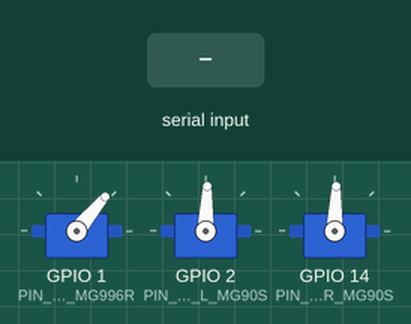
Recording of a sketch running on a simulated ESP32-S3. On the bench: 3 × servo. The inputs (shaded band) are chosen by the test bench. Servo pulses on a pin are drawn as a servo (544–2400 µs = 0–180°); what the sketch prints to the serial monitor is not drawn.

Above: at 3.6 s.
3.7 s: "grip 0\n" received over Serial
At 4.8 s:
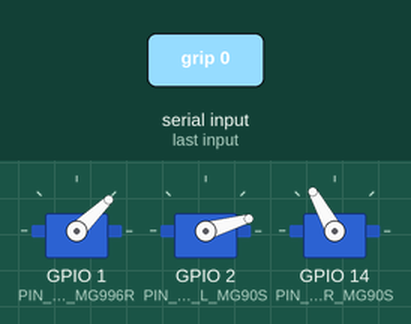
5.2 s: "auto\n" received over Serial
8.2 s: "grip 100\n" received over Serial
At 9.4 s:
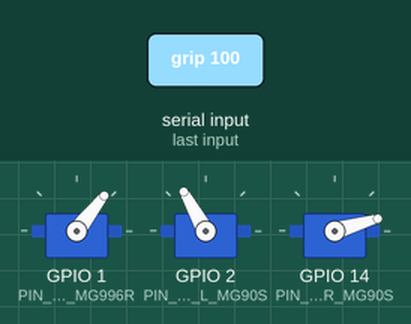
9.7 s: "grip 90\n" received over Serial
At 10.9 s:
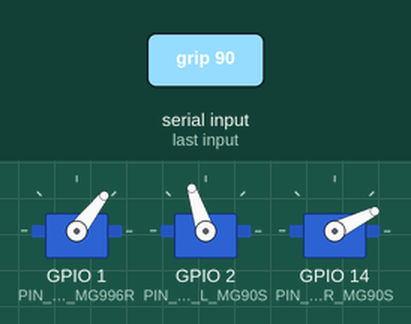
11.2 s: "auto\n" received over Serial
17.2 s: "grip 100\n" received over Serial
At 17.7 s:
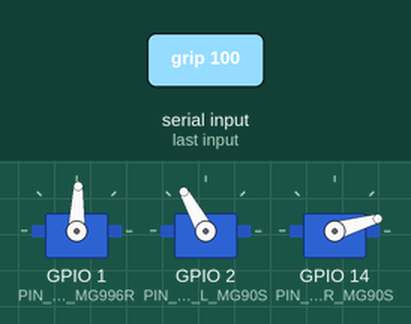
Timing chart, 0 to 19.7 s (numbered marks = the images above; inputs shaded):
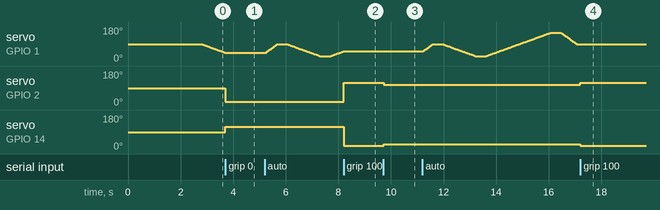

The sketch:

servo_test_esp32.ino
```cpp
/**
 * =============================================================================
 * @file        servo_test_esp32/servo_test_esp32.ino
 * @project     ISY49303 IoT — Group01_Project (4-DOF Robotic Arm Digital Twin)
 * @board       GOOUUU ESP32-S3-CAM (ESP32-S3-WROOM-1 N16R8)
 * @description เฟิร์มแวร์สำหรับทดสอบการทำงานเบื้องต้นของ Servo Motor จริง 3 ตัว
 *              (MG996R จำนวน 1 ตัวที่ฐาน + MG90S จำนวน 2 ตัวที่มือหนีบซ้าย/ขวา)
 *              ก่อนประกอบเข้ากับโครงแขนกลและเชื่อมต่อ Dashboard
 * -----------------------------------------------------------------------------
 * @pinout (ตรงกับ arduino_servo_bridge.ino สำหรับ GOOUUU ESP32-S3-CAM)
 *   - Servo 1 (MG996R  — Base Yaw / หมุนฐาน)             : GPIO 1  [LEDC CH 0]
 *   - Servo 2 (MG90S#1 — Gripper Left Claw / ก้ามหนีบซ้าย) : GPIO 2  [LEDC CH 1]
 *   - Servo 3 (MG90S#2 — Gripper Right Claw / ก้ามหนีบขวา) : GPIO 14 [LEDC CH 2]
 * @pwm_architecture
 *   - ใช้ Native ESP32 Hardware LEDC (50 Hz, 14-bit) ล็อก Channel แยกอิสระ 0/1/2
 *     พร้อม gpio_reset_pin() เลี่ยงปัญหาขา JTAG (GPIO 41) และปัญหา ESP32Servo ชน Channel 0
 *   - รองรับทั้ง Arduino-ESP32 Core v3.x และ v2.x โดยไม่ต้องติดตั้งไลบรารี ESP32Servo
 * @wiring_note
 *   - สายสัญญาณ (ส้ม/เหลือง) -> ขา GPIO 1, GPIO 2, GPIO 14 บนบอร์ด GOOUUU ESP32-S3-CAM
 *   - สายไฟเลี้ยง (แดง)       -> แหล่งจ่ายไฟ 5V ภายนอก (3A–5A ขึ้นไป) ห้ามดึงจากบอร์ด/USB
 *   - สายกราวด์ (น้ำตาล/ดำ)   -> ต่อเข้า GND ของแหล่งจ่าย 5V และต่อร่วม (Common GND) กับบอร์ด
 * @usage
 *   1. ติดตั้งบอร์ด "esp32" by Espressif Systems (v2.x หรือ v3.x) ใน Arduino IDE
 *   2. เลือก Board = "ESP32S3 Dev Module", Flash = "16MB (128Mb)", PSRAM = "OPI PSRAM"
 *   3. เสียบสาย USB-C ช่อง "UART" อัปโหลดแล้วเปิด Serial Monitor ที่ 115200 baud
 *   4. คำสั่งควบคุมผ่าน Serial Monitor:
 *      - "<1-3> <0-180>" เช่น "1 90", "2 45", "3 135" : สั่งหมุน Servo แยกทีละตัว
 *      - "grip <0-100>"  เช่น "grip 0" (หนีบ), "grip 100" (อ้า) : ทดสอบมือหนีบ 2 ข้างพร้อมกัน
 *      - "home" : ตั้งทุกตัวไปที่กึ่งกลาง 90 องศา (สำหรับขันนอต Servo Horn)
 *      - "stop" / "auto" / "help"
 * =============================================================================
 */

#include <driver/gpio.h>

// -----------------------------------------------------------------------------
// SECTION 01: กำหนดขา Pin และพารามิเตอร์ Native LEDC PWM (GOOUUU ESP32-S3-CAM)
// -----------------------------------------------------------------------------
const int PIN_BASE_MG996R   = 1;  // Servo 1: MG996R  — Base Yaw (หมุนฐาน)        [LEDC CH 0]
const int PIN_GRIP_L_MG90S  = 2;  // Servo 2: MG90S#1 — Gripper Left (ก้ามซ้าย)   [LEDC CH 1]
const int PIN_GRIP_R_MG90S  = 14; // Servo 3: MG90S#2 — Gripper Right (ก้ามขวา)  [LEDC CH 2]

// ช่วงพัลส์มาตรฐานสำหรับ MG996R และ MG90S (Native LEDC 50 Hz, 14-bit, 500..2400 us)
const uint32_t SERVO_FREQ_HZ   = 50;
const uint8_t  SERVO_PWM_RES   = 14;
const uint32_t SERVO_PWM_MAX   = (1UL << SERVO_PWM_RES) - 1; // 16383
const uint32_t SERVO_PERIOD_US = 20000UL;
const int      SERVO_MIN_US    = 500;
const int      SERVO_MAX_US    = 2400;
const unsigned long SERIAL_BAUD = 115200;

// ช่วงปลอดภัยสำหรับทดสอบมือหนีบซ้าย/ขวา (กลับทิศฝั่งขวาเพื่อให้หนีบเข้าหากันแบบสมมาตร)
const int GRIP_HW_MIN = 20;
const int GRIP_HW_MAX = 120;

const int servoPins[3] = { PIN_BASE_MG996R, PIN_GRIP_L_MG90S, PIN_GRIP_R_MG90S };
const uint8_t servoChannels[3] = { 0, 1, 2 };
const char* servoNames[3] = {
  "Servo 1 (MG996R  - Base Yaw      | GPIO 1  | CH 0)",
  "Servo 2 (MG90S#1 - Gripper Left  | GPIO 2  | CH 1)",
  "Servo 3 (MG90S#2 - Gripper Right | GPIO 14 | CH 2)"
};

int currentAngle[3] = { 90, 90, 90 };
bool autoTestEnabled = true;

// -----------------------------------------------------------------------------
// SECTION 02: ฟังก์ชันช่วยขับ Native LEDC และรับคำสั่งจาก Serial Monitor
// -----------------------------------------------------------------------------

bool attachServoChannel(int pin, uint8_t channel) {
  gpio_reset_pin((gpio_num_t)pin);
#if defined(ESP_ARDUINO_VERSION_MAJOR) && (ESP_ARDUINO_VERSION >= ESP_ARDUINO_VERSION_VAL(3, 0, 0))
  return ledcAttachChannel(pin, SERVO_FREQ_HZ, SERVO_PWM_RES, channel);
#else
  ledcSetup(channel, SERVO_FREQ_HZ, SERVO_PWM_RES);
  ledcAttachPin(pin, channel);
  return true;
#endif
}

void writeServoChannel(uint8_t channel, int angleDeg) {
  angleDeg = constrain(angleDeg, 0, 180);
  uint32_t pulseUs = (uint32_t)map(angleDeg, 0, 180, SERVO_MIN_US, SERVO_MAX_US);
  uint32_t duty = (uint32_t)(((uint64_t)pulseUs * SERVO_PWM_MAX + (SERVO_PERIOD_US / 2)) / SERVO_PERIOD_US);
#if defined(ESP_ARDUINO_VERSION_MAJOR) && (ESP_ARDUINO_VERSION >= ESP_ARDUINO_VERSION_VAL(3, 0, 0))
  ledcWriteChannel(channel, duty);
#else
  ledcWrite(channel, duty);
#endif
}

void printHelp() {
  Serial.println("------------------------------------------------------------");
  Serial.println("คำสั่ง Serial Monitor (115200 baud) — GOOUUU ESP32-S3-CAM:");
  Serial.println("  <1-3> <0-180>  เช่น '1 45' (Base GPIO1), '2 60' (GripL GPIO2), '3 120' (GripR GPIO14)");
  Serial.println("  grip <0-100>   ทดสอบมือหนีบ 2 ข้างพร้อมกันแบบสมมาตร (0=ปิด, 100=อ้า)");
  Serial.println("  home           สั่ง Servo ทั้ง 3 ตัวไปที่ 90 องศา (กึ่งกลาง)");
  Serial.println("  stop           หยุดโหมดทดสอบอัตโนมัติ");
  Serial.println("  auto           เปิดโหมดทดสอบอัตโนมัติอีกครั้ง");
  Serial.println("------------------------------------------------------------");
}

void setServoAngle(int index, int angle) {
  if (index < 0 || index >= 3) return;
  angle = constrain(angle, 0, 180);
  writeServoChannel(servoChannels[index], angle);
  currentAngle[index] = angle;
}

void setAllServos(int angle) {
  angle = constrain(angle, 0, 180);
  for (int i = 0; i < 3; i++) {
    setServoAngle(i, angle);
  }
}

void setSymmetricGripPercent(int pct) {
  pct = constrain(pct, 0, 100);
  int leftDeg = map(pct, 0, 100, GRIP_HW_MIN, GRIP_HW_MAX);
  int rightDeg = map(100 - pct, 0, 100, GRIP_HW_MIN, GRIP_HW_MAX);
  setServoAngle(1, leftDeg);
  setServoAngle(2, rightDeg);
}

bool checkSerialCommand() {
  if (Serial.available() <= 0) return false;

  String cmd = Serial.readStringUntil('\n');
  cmd.trim();
  cmd.toLowerCase();
  if (cmd.length() == 0) return false;

  if (cmd == "stop") {
    autoTestEnabled = false;
    Serial.println("[CMD] หยุดโหมดทดสอบอัตโนมัติแล้ว (พิมพ์ 'auto' เพื่อเริ่มใหม่)");
    return true;
  }

  if (cmd == "auto") {
    autoTestEnabled = true;
    Serial.println("[CMD] เปิดโหมดทดสอบอัตโนมัติ");
    return false;
  }

  if (cmd == "home") {
    autoTestEnabled = false;
    setAllServos(90);
    Serial.println("[CMD] ตั้ง Servo ทั้ง 3 ตัวไปที่ 90 องศา (Home) และหยุดโหมดอัตโนมัติ");
    return true;
  }

  if (cmd == "help") {
    printHelp();
    return false;
  }

  // รูปแบบ "grip <0-100>"
  int gripPct = 0;
  if (sscanf(cmd.c_str(), "grip %d", &gripPct) == 1) {
    autoTestEnabled = false;
    gripPct = constrain(gripPct, 0, 100);
    setSymmetricGripPercent(gripPct);
    Serial.print("[CMD] Dual Gripper -> ");
    Serial.print(gripPct);
    Serial.print("% (Left=");
    Serial.print(currentAngle[1]);
    Serial.print("°, Right=");
    Serial.print(currentAngle[2]);
    Serial.println("°)");
    return true;
  }

  // รูปแบบ "<หมายเลข 1-3> <องศา 0-180>"
  int id = 0;
  int deg = 90;
  if (sscanf(cmd.c_str(), "%d %d", &id, &deg) == 2) {
    if (id >= 1 && id <= 3) {
      autoTestEnabled = false;
      deg = constrain(deg, 0, 180);
      setServoAngle(id - 1, deg);
      Serial.print("[CMD] ");
      Serial.print(servoNames[id - 1]);
      Serial.print(" -> ");
      Serial.print(deg);
      Serial.println(" องศา");
      return true;
    }
  }

  Serial.println("[WARN] คำสั่งไม่ถูกต้อง พิมพ์ 'help' เพื่อดูวิธีใช้งาน");
  return false;
}

bool waitWithSerial(unsigned long durationMs) {
  unsigned long start = millis();
  while (millis() - start < durationMs) {
    if (checkSerialCommand() || !autoTestEnabled) {
      return false;
    }
    delay(10);
  }
  return true;
}

bool moveSmooth(int index, int toDeg, int stepDelayMs) {
  toDeg = constrain(toDeg, 0, 180);
  int fromDeg = currentAngle[index];
  int step = (fromDeg < toDeg) ? 1 : -1;

  for (int pos = fromDeg; pos != toDeg; pos += step) {
    setServoAngle(index, pos);
    if (!waitWithSerial(stepDelayMs)) return false;
  }
  setServoAngle(index, toDeg);
  return true;
}

bool testSingleServo(int index) {
  Serial.print(">> กำลังทดสอบ: ");
  Serial.println(servoNames[index]);

  int minTest = (index == 0) ? 30 : GRIP_HW_MIN;
  int maxTest = (index == 0) ? 150 : GRIP_HW_MAX;

  Serial.println("   - ไปที่กึ่งกลาง 90 องศา");
  if (!moveSmooth(index, 90, 10)) return false;
  if (!waitWithSerial(400)) return false;

  Serial.print("   - หมุนไป ");
  Serial.print(minTest);
  Serial.println(" องศา");
  if (!moveSmooth(index, minTest, 12)) return false;
  if (!waitWithSerial(400)) return false;

  Serial.print("   - หมุนไป ");
  Serial.print(maxTest);
  Serial.println(" องศา");
  if (!moveSmooth(index, maxTest, 12)) return false;
  if (!waitWithSerial(400)) return false;

  Serial.println("   - กลับมากึ่งกลาง 90 องศา");
  if (!moveSmooth(index, 90, 10)) return false;
  if (!waitWithSerial(400)) return false;

  return true;
}

// -----------------------------------------------------------------------------
// SECTION 03: ตั้งค่าเริ่มต้น (setup) และลูปทดสอบ (loop)
// -----------------------------------------------------------------------------

void setup() {
  Serial.begin(SERIAL_BAUD);
  Serial.setTimeout(50);
  delay(800);

  Serial.println("\n============================================================");
  Serial.println("  GOOUUU ESP32-S3-CAM Servo Test (Native LEDC CH0/CH1/CH2)");
  Serial.println("============================================================");
  printHelp();

  for (int i = 0; i < 3; i++) {
    bool ok = attachServoChannel(servoPins[i], servoChannels[i]);
    setServoAngle(i, 90);
    Serial.print(ok ? "พร้อมใช้งาน: " : "[ERROR] ผูกขาไม่สำเร็จ: ");
    Serial.println(servoNames[i]);
  }

  Serial.println("\nตั้งท่าเริ่มต้นทั้ง 3 ตัวที่ 90 องศา รอ 1.5 วินาทีก่อนเริ่มทดสอบ...\n");
  delay(1500);
}

void loop() {
  checkSerialCommand();

  if (!autoTestEnabled) {
    delay(20);
    return;
  }

  // ขั้นตอนที่ 1: ทดสอบหมุนทีละตัว (Base MG996R -> Gripper Left -> Gripper Right)
  for (int i = 0; i < 3; i++) {
    if (!testSingleServo(i)) return;
  }

  // ขั้นตอนที่ 2: ทดสอบมือหนีบ 2 ข้างทำงานสมมาตรพร้อมกัน (0% หนีบ -> 100% อ้า -> 35% Home)
  Serial.println(">> ทดสอบมือหนีบคู่ซ้าย-ขวาสมมาตรพร้อมกัน (0% -> 100% -> 35%)");
  for (int pct = 0; pct <= 100; pct += 2) {
    setSymmetricGripPercent(pct);
    if (!waitWithSerial(15)) return;
  }
  if (!waitWithSerial(400)) return;

  for (int pct = 100; pct >= 0; pct -= 2) {
    setSymmetricGripPercent(pct);
    if (!waitWithSerial(15)) return;
  }
  if (!waitWithSerial(400)) return;

  setSymmetricGripPercent(35);
  Serial.println("=== จบรอบการทดสอบ รอ 3 วินาทีก่อนเริ่มรอบถัดไป ===\n");
  waitWithSerial(3000);
}
```

Measured:
- after the input at 3.7 s, servo on GPIO 1 (PIN_BASE_MG996R): goes on until 3.7 s, then stays 44°; servo on GPIO 2 (PIN_GRIP_L_MG90S): 88° → 16° at once; servo on GPIO 14 (PIN_GRIP_R_MG90S): 88° → 119° at once
- after the input at 8.2 s, servo on GPIO 1 (PIN_BASE_MG996R): goes on until 8.2 s, then stays 52°; servo on GPIO 2 (PIN_GRIP_L_MG90S): 16° → 119° at once; servo on GPIO 14 (PIN_GRIP_R_MG90S): 119° → 16° at once
- after the input at 9.7 s, servo on GPIO 2 (PIN_GRIP_L_MG90S): 119° → 108° at once; servo on GPIO 14 (PIN_GRIP_R_MG90S): 16° → 26° at once
- after the input at 17.2 s, servo on GPIO 14 (PIN_GRIP_R_MG90S): 26° → 16° at once
